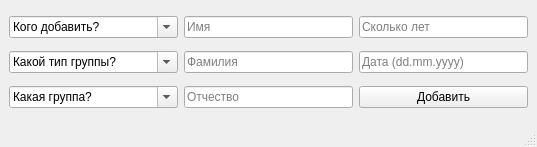
<?xml version="1.0" encoding="UTF-8"?>
<ui version="4.0">
 <class>MainWindow</class>
 <widget class="QMainWindow" name="MainWindow">
  <property name="geometry">
   <rect>
    <x>0</x>
    <y>0</y>
    <width>537</width>
    <height>147</height>
   </rect>
  </property>
  <property name="windowTitle">
   <string>Админка</string>
  </property>
  <widget class="QWidget" name="centralwidget">
   <layout class="QHBoxLayout" name="horizontalLayout">
    <item>
     <layout class="QVBoxLayout" name="verticalLayout_2">
      <item>
       <widget class="QComboBox" name="who_combo">
        <property name="minimumSize">
         <size>
          <width>169</width>
          <height>0</height>
         </size>
        </property>
        <property name="editable">
         <bool>true</bool>
        </property>
        <property name="currentText">
         <string>Кого добавить?</string>
        </property>
        <property name="placeholderText">
         <string>Кого добавить?</string>
        </property>
       </widget>
      </item>
      <item>
       <widget class="QComboBox" name="type_combo">
        <property name="minimumSize">
         <size>
          <width>169</width>
          <height>0</height>
         </size>
        </property>
        <property name="editable">
         <bool>true</bool>
        </property>
        <property name="currentText">
         <string>Какой тип группы?</string>
        </property>
        <property name="placeholderText">
         <string>Какой тип группы?</string>
        </property>
       </widget>
      </item>
      <item>
       <widget class="QComboBox" name="group_combo">
        <property name="minimumSize">
         <size>
          <width>169</width>
          <height>0</height>
         </size>
        </property>
        <property name="editable">
         <bool>true</bool>
        </property>
        <property name="currentText">
         <string>Какая группа?</string>
        </property>
        <property name="placeholderText">
         <string>Какая группа?</string>
        </property>
       </widget>
      </item>
     </layout>
    </item>
    <item>
     <layout class="QVBoxLayout" name="verticalLayout_3">
      <item>
       <widget class="QLineEdit" name="name">
        <property name="minimumSize">
         <size>
          <width>169</width>
          <height>0</height>
         </size>
        </property>
        <property name="placeholderText">
         <string>Имя</string>
        </property>
       </widget>
      </item>
      <item>
       <widget class="QLineEdit" name="surname">
        <property name="minimumSize">
         <size>
          <width>169</width>
          <height>0</height>
         </size>
        </property>
        <property name="placeholderText">
         <string>Фамилия</string>
        </property>
       </widget>
      </item>
      <item>
       <widget class="QLineEdit" name="patronomic">
        <property name="minimumSize">
         <size>
          <width>169</width>
          <height>0</height>
         </size>
        </property>
        <property name="placeholderText">
         <string>Отчество</string>
        </property>
       </widget>
      </item>
     </layout>
    </item>
    <item>
     <layout class="QVBoxLayout" name="verticalLayout_5">
      <item>
       <widget class="QLineEdit" name="years">
        <property name="minimumSize">
         <size>
          <width>169</width>
          <height>0</height>
         </size>
        </property>
        <property name="inputMask">
         <string/>
        </property>
        <property name="placeholderText">
         <string>Сколько лет</string>
        </property>
       </widget>
      </item>
      <item>
       <widget class="QLineEdit" name="data_start">
        <property name="minimumSize">
         <size>
          <width>169</width>
          <height>0</height>
         </size>
        </property>
        <property name="placeholderText">
         <string>Дата (dd.mm.yyyy)</string>
        </property>
       </widget>
      </item>
      <item>
       <widget class="QPushButton" name="add_button">
        <property name="minimumSize">
         <size>
          <width>169</width>
          <height>0</height>
         </size>
        </property>
        <property name="text">
         <string>Добавить</string>
        </property>
       </widget>
      </item>
     </layout>
    </item>
   </layout>
  </widget>
  <widget class="QStatusBar" name="statusbar"/>
 </widget>
 <resources/>
 <connections/>
</ui>
